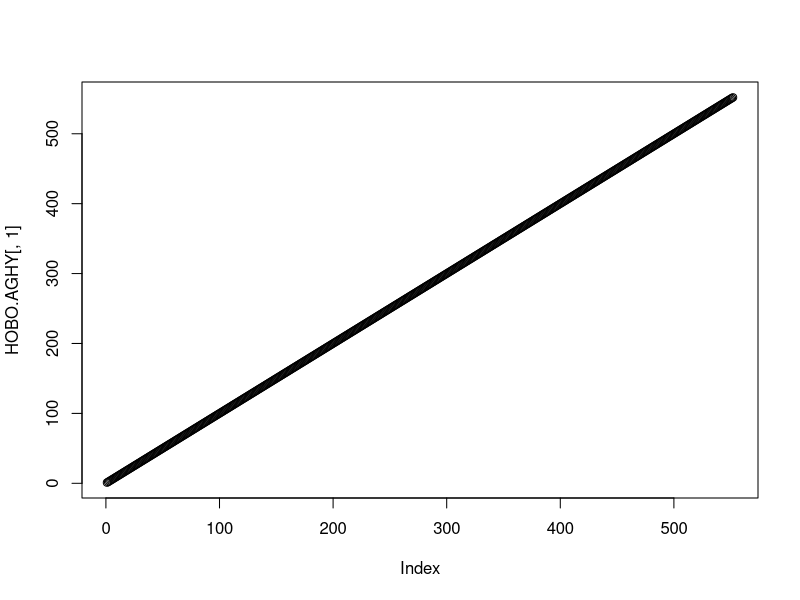
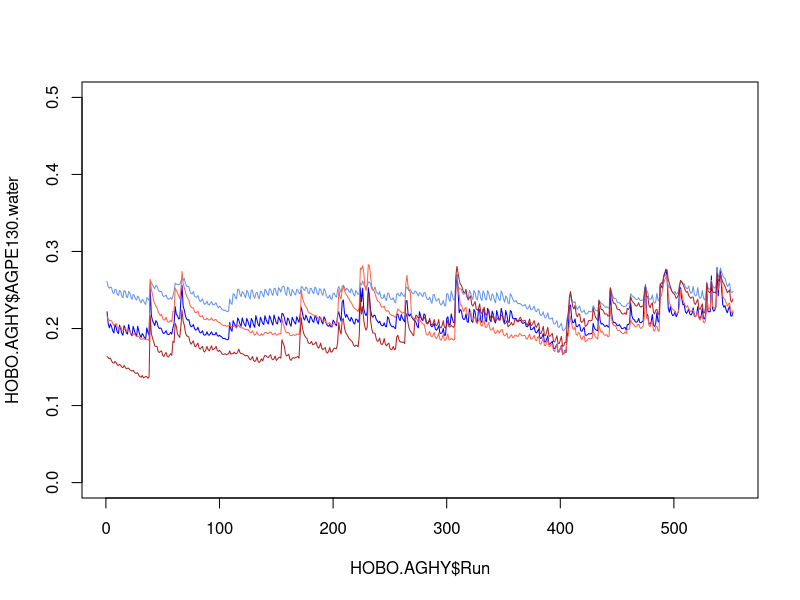
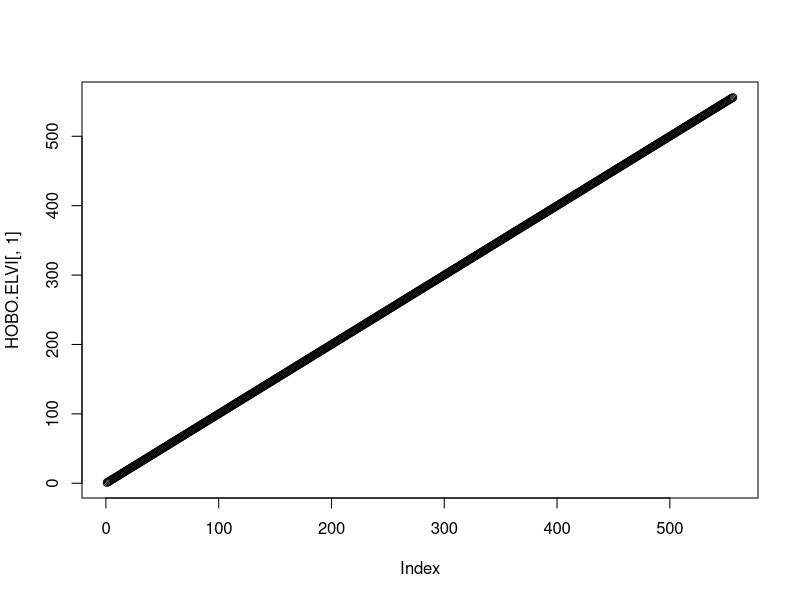
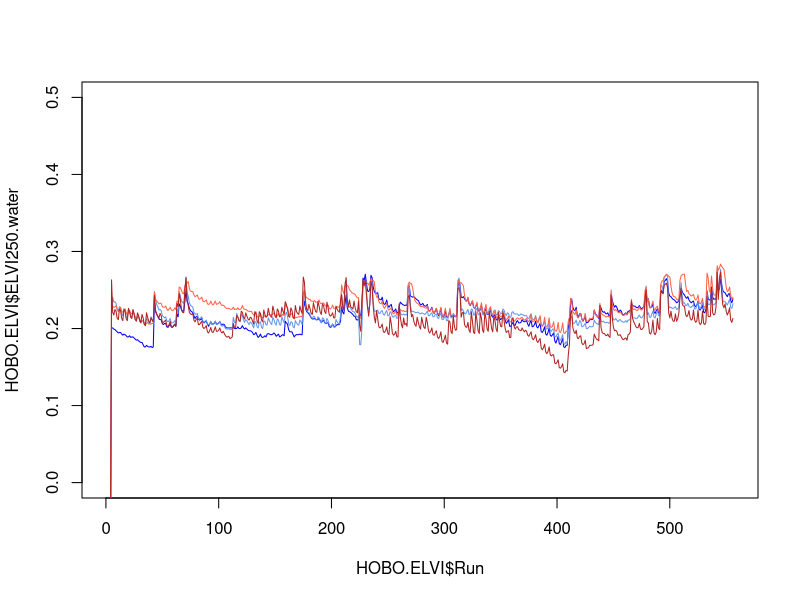
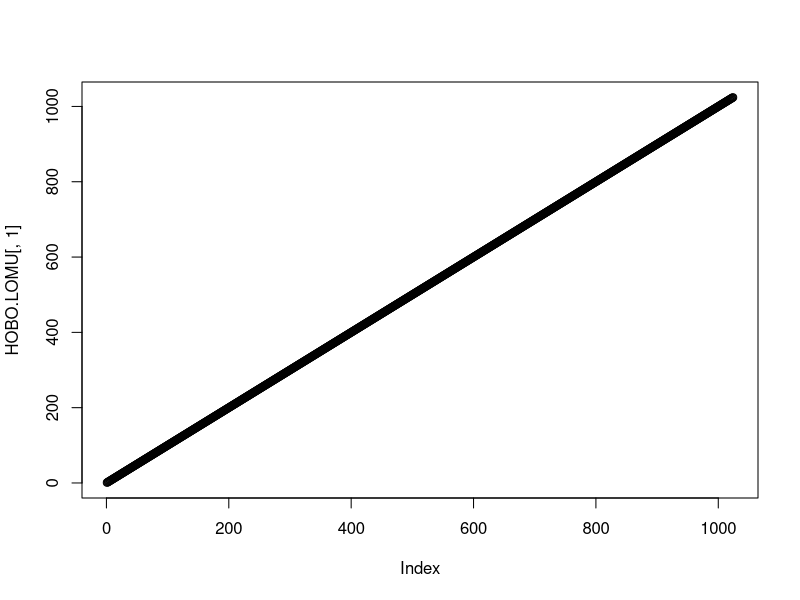
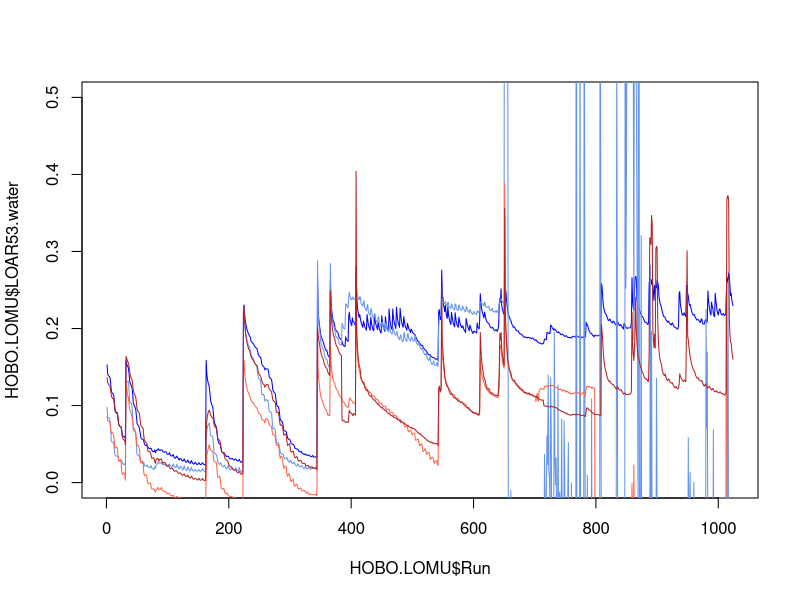

Here is the R script that generated these plots, in order:
## Title: HOBO readout plots for AGHY/AGPE, ELVI, and LOMU/LOAR
## Author: Marion Donald
## Date Started: March 25, 2015
## Purpose: Check to see if the HOBO senors are reading correctly
## Date updated: March 25, 2015


## read in HOBO data for AGHYAGPE from March 2015 to see what's going on
HOBO.AGHY<-read.csv("AGHYAGPEMarch2015.csv")
head(HOBO.AGHY)

plot(HOBO.AGHY[,1])

plot(HOBO.AGHY$Run, HOBO.AGHY$AGPE130.water, type="l", col="blue", ylim=c(0,.5))
lines(HOBO.AGHY$Run, HOBO.AGHY$AGHY129.water, col="cornflowerblue")
lines(HOBO.AGHY$Run, HOBO.AGHY$AGHY140.control, col="tomato")
lines(HOBO.AGHY$Run, HOBO.AGHY$AGPE141.control, col="firebrick")


mean(HOBO.AGHY$AGPE141.control)
mean(HOBO.AGHY$AGHY140.control)
mean(HOBO.AGHY$AGHY129.water)
mean(HOBO.AGHY$AGPE130.water)

## do the same for ELVI
HOBO.ELVI<-read.csv("ELVIMarch2015.csv")
head(HOBO.ELVI)

plot(HOBO.ELVI[,1])

plot(HOBO.ELVI$Run, HOBO.ELVI$ELVI250.water, type="l", col="blue", ylim=c(0,.5))
lines(HOBO.ELVI$Run, HOBO.ELVI$ELVI251.water, col="cornflowerblue")
lines(HOBO.ELVI$Run, HOBO.ELVI$ELVI260.control, col="tomato")
lines(HOBO.ELVI$Run, HOBO.ELVI$ELVI259.control, col="firebrick")

mean(HOBO.ELVI$ELVI259.control)
mean(HOBO.ELVI$ELVI260.control)
mean(HOBO.ELVI$ELVI251.water)
mean(HOBO.ELVI$ELVI250.water)


## do the same for LOAR/LOMU *** After the March reading the readout will change its
## order because a new sensor was installed in plot 37 - check the Methods/Design
## document for details 

HOBO.LOMU<-read.csv("LOMULOARMarch2015.csv")
head(HOBO.LOMU)

plot(HOBO.LOMU[,1])

plot(HOBO.LOMU$Run, HOBO.LOMU$LOAR53.water, type="l", col="blue", ylim=c(0,.5))
lines(HOBO.LOMU$Run, HOBO.LOMU$LOMU52.water, col="cornflowerblue")
lines(HOBO.LOMU$Run, HOBO.LOMU$LOAR38.control, col="tomato")
lines(HOBO.LOMU$Run, HOBO.LOMU$LOMU37.control, col="firebrick")

mean(HOBO.LOMU$LOAR38.control)
mean(HOBO.LOMU$LOMU37.control)
mean(HOBO.LOMU$LOAR53.water)
mean(HOBO.LOMU$LOMU52.water)
